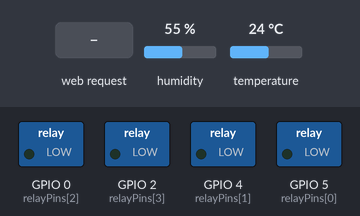
Recording of a sketch running on a simulated ESP8266 (NodeMCU). On the bench: switched loads named in the sketch (green lamp = pin HIGH). Inputs (shaded band) come from the test bench; at power-on: humidity 55 %, temperature 24 °C. WiFi joins after 1.5 s; servers stay silent unless stated; what the sketch prints to the serial monitor is not drawn.

Above: at 0.0 s.
At 2.8 s:
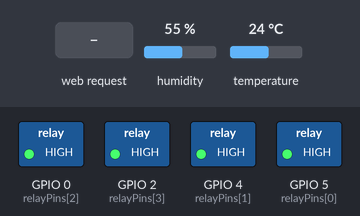
2.9 s: HTTP request GET /relay?ch=1&state=1 received
At 3.4 s:
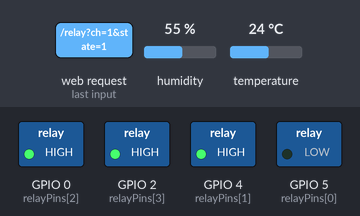
Timing chart, 0 to 5.9 s (numbered marks = the images above; inputs shaded):
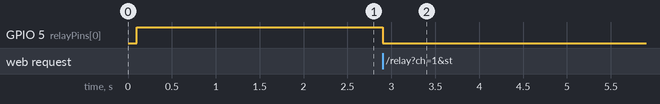

The sketch:

ESP_webserver.ino
```cpp
/*
  ESP8266 / ESP32 Web Server
  Kontrol 4 Relay + Monitoring DHT22

  Fitur:
  - Web control 4 relay
  - Monitoring suhu dan kelembapan DHT22
  - Status relay melalui HTTP API
  - Mendukung ESP8266 dan ESP32
*/

#include <DHT.h>
#include <math.h>

// ==========================================
// 1. PILIH BOARD OTOMATIS
// ==========================================

#if defined(ESP8266)

  #include <ESP8266WiFi.h>
  #include <ESP8266WebServer.h>

  ESP8266WebServer server(80);

  // NodeMCU ESP8266: D1, D2, D3, D4
  const uint8_t relayPins[4] = {5, 4, 0, 2};

  // D5
  const uint8_t DHT_PIN = 14;

#elif defined(ESP32)

  #include <WiFi.h>
  #include <WebServer.h>

  WebServer server(80);

  const uint8_t relayPins[4] = {16, 17, 18, 19};
  const uint8_t DHT_PIN = 4;

#else
  #error "Pilih board ESP8266 atau ESP32 di Arduino IDE"
#endif

// ==========================================
// 2. KONFIGURASI WIFI
// ==========================================

const char* ssid     = "hotspot@unama";
const char* password = "";

// ==========================================
// 3. KONFIGURASI RELAY
// ==========================================

// true  = relay aktif ketika pin LOW
// false = relay aktif ketika pin HIGH
const bool RELAY_ACTIVE_LOW = true;

const uint8_t RELAY_COUNT = 4;
bool relayState[RELAY_COUNT] = {false, false, false, false};

// ==========================================
// 4. KONFIGURASI DHT22
// ==========================================

#define DHT_TYPE DHT22

DHT dht(DHT_PIN, DHT_TYPE);

float temperatureC = NAN;
float humidity = NAN;

unsigned long lastDhtRead = 0;
const unsigned long DHT_INTERVAL_MS = 2500;
bool dhtReadOnce = false;

// ==========================================
// 5. STATUS WIFI DAN SERVER
// ==========================================

bool serverStarted = false;
unsigned long lastWiFiRetry = 0;

// ==========================================
// 6. HALAMAN WEB
// ==========================================

const char PAGE[] PROGMEM = R"rawliteral(
<!DOCTYPE html>
<html lang="id">
<head>
  <meta charset="UTF-8">
  <meta name="viewport"
        content="width=device-width, initial-scale=1.0">

  <title>ESP IoT Control Panel</title>

  <style>
    * {
      box-sizing: border-box;
    }

    body {
      font-family: Arial, sans-serif;
      background: #f1f5f9;
      color: #1e293b;
      margin: 0;
      padding: 20px;
    }

    .container {
      max-width: 850px;
      margin: auto;
    }

    h1 {
      text-align: center;
      color: #0f172a;
    }

    .subtitle {
      text-align: center;
      color: #64748b;
      margin-bottom: 25px;
    }

    .sensor-grid,
    .relay-grid {
      display: grid;
      grid-template-columns: repeat(2, 1fr);
      gap: 15px;
    }

    .card {
      background: white;
      padding: 20px;
      border-radius: 14px;
      box-shadow: 0 3px 12px rgba(0,0,0,0.07);
      margin-bottom: 15px;
    }

    .sensor-label {
      color: #64748b;
      font-size: 14px;
    }

    .sensor-value {
      font-size: 30px;
      font-weight: bold;
      margin-top: 10px;
    }

    .unit {
      font-size: 16px;
      color: #64748b;
    }

    h2 {
      font-size: 20px;
      margin-top: 0;
    }

    .relay-status {
      font-weight: bold;
      margin: 12px 0;
    }

    .on {
      color: #16a34a;
    }

    .off {
      color: #dc2626;
    }

    button {
      border: none;
      border-radius: 8px;
      padding: 11px 20px;
      margin: 4px;
      font-size: 14px;
      font-weight: bold;
      cursor: pointer;
      color: white;
    }

    .btn-on {
      background: #16a34a;
    }

    .btn-off {
      background: #dc2626;
    }

    button:disabled {
      opacity: 0.5;
      cursor: wait;
    }

    .footer {
      text-align: center;
      color: #64748b;
      font-size: 12px;
      margin-top: 20px;
    }

    @media (max-width: 480px) {
      body {
        padding: 12px;
      }

      .sensor-grid,
      .relay-grid {
        grid-template-columns: 1fr;
      }
    }
  </style>
</head>

<body>
<div class="container">

  <h1>ESP IoT Control Panel</h1>
  <p class="subtitle">
    Kontrol 4 Relay dan Monitoring DHT22
  </p>

  <h2>Monitoring Sensor</h2>

  <div class="sensor-grid">
    <div class="card">
      <div class="sensor-label">Suhu</div>
      <div class="sensor-value">
        <span id="temperature">--</span>
        <span class="unit">°C</span>
      </div>
    </div>

    <div class="card">
      <div class="sensor-label">Kelembapan</div>
      <div class="sensor-value">
        <span id="humidity">--</span>
        <span class="unit">%</span>
      </div>
    </div>
  </div>

  <h2>Kontrol Relay</h2>

  <div class="relay-grid">

    <div class="card">
      <h2>Relay 1</h2>
      <div class="relay-status off" id="status1">OFF</div>
      <button class="btn-on" onclick="setRelay(1,1)">ON</button>
      <button class="btn-off" onclick="setRelay(1,0)">OFF</button>
    </div>

    <div class="card">
      <h2>Relay 2</h2>
      <div class="relay-status off" id="status2">OFF</div>
      <button class="btn-on" onclick="setRelay(2,1)">ON</button>
      <button class="btn-off" onclick="setRelay(2,0)">OFF</button>
    </div>

    <div class="card">
      <h2>Relay 3</h2>
      <div class="relay-status off" id="status3">OFF</div>
      <button class="btn-on" onclick="setRelay(3,1)">ON</button>
      <button class="btn-off" onclick="setRelay(3,0)">OFF</button>
    </div>

    <div class="card">
      <h2>Relay 4</h2>
      <div class="relay-status off" id="status4">OFF</div>
      <button class="btn-on" onclick="setRelay(4,1)">ON</button>
      <button class="btn-off" onclick="setRelay(4,0)">OFF</button>
    </div>

  </div>

  <div class="footer">
    ESP8266 / ESP32 Web Server | Pembaruan otomatis
  </div>

</div>

<script>
  async function updateStatus() {
    try {
      const response = await fetch('/api/status', {
        cache: 'no-store'
      });

      if (!response.ok) {
        throw new Error('Gagal membaca status');
      }

      const data = await response.json();

      document.getElementById('temperature').textContent =
        data.temperature === null
          ? '--'
          : Number(data.temperature).toFixed(1);

      document.getElementById('humidity').textContent =
        data.humidity === null
          ? '--'
          : Number(data.humidity).toFixed(1);

      data.relays.forEach((isOn, index) => {
        const statusElement =
          document.getElementById('status' + (index + 1));

        statusElement.textContent = isOn ? 'ON' : 'OFF';
        statusElement.className =
          'relay-status ' + (isOn ? 'on' : 'off');
      });

    } catch (error) {
      console.error('Status error:', error);
    }
  }

  async function setRelay(channel, state) {
    try {
      const response = await fetch(
        '/relay?ch=' + channel + '&state=' + state,
        { cache: 'no-store' }
      );

      if (!response.ok) {
        throw new Error('Perintah relay gagal');
      }

      const data = await response.json();

      data.relays.forEach((isOn, index) => {
        const statusElement =
          document.getElementById('status' + (index + 1));

        statusElement.textContent = isOn ? 'ON' : 'OFF';
        statusElement.className =
          'relay-status ' + (isOn ? 'on' : 'off');
      });

      document.getElementById('temperature').textContent =
        data.temperature === null
          ? '--'
          : Number(data.temperature).toFixed(1);

      document.getElementById('humidity').textContent =
        data.humidity === null
          ? '--'
          : Number(data.humidity).toFixed(1);

    } catch (error) {
      alert('Gagal mengirim perintah. Periksa koneksi Wi-Fi.');
      console.error(error);
    }
  }

  updateStatus();
  setInterval(updateStatus, 2000);
</script>
</body>
</html>
)rawliteral";

// ==========================================
// 7. FUNGSI KONTROL RELAY
// ==========================================

void writeRelay(uint8_t index, bool turnOn) {
  if (index >= RELAY_COUNT) {
    return;
  }

  relayState[index] = turnOn;

  uint8_t outputLevel;

  if (RELAY_ACTIVE_LOW) {
    outputLevel = turnOn ? LOW : HIGH;
  } else {
    outputLevel = turnOn ? HIGH : LOW;
  }

  digitalWrite(relayPins[index], outputLevel);
}

// ==========================================
// 8. MEMBACA SENSOR DHT22
// ==========================================

void updateDHT() {
  unsigned long now = millis();

  if (!dhtReadOnce ||
      now - lastDhtRead >= DHT_INTERVAL_MS) {

    lastDhtRead = now;
    dhtReadOnce = true;

    float newHumidity = dht.readHumidity();
    float newTemperature = dht.readTemperature();

    if (isnan(newHumidity) || isnan(newTemperature)) {
      temperatureC = NAN;
      humidity = NAN;

      Serial.println("Gagal membaca sensor DHT22.");
    } else {
      temperatureC = newTemperature;
      humidity = newHumidity;

      Serial.print("Suhu: ");
      Serial.print(temperatureC);
      Serial.print(" C | Kelembapan: ");
      Serial.print(humidity);
      Serial.println(" %");
    }
  }
}

// ==========================================
// 9. MEMBUAT JSON STATUS
// ==========================================

String makeStatusJSON() {
  updateDHT();

  String tempValue = isnan(temperatureC)
                       ? "null"
                       : String(temperatureC, 1);

  String humidityValue = isnan(humidity)
                           ? "null"
                           : String(humidity, 1);

  String json = "{\"temperature\":";
  json += tempValue;
  json += ",\"humidity\":";
  json += humidityValue;
  json += ",\"relays\":[";

  for (uint8_t i = 0; i < RELAY_COUNT; i++) {
    if (i > 0) {
      json += ",";
    }

    json += relayState[i] ? "true" : "false";
  }

  json += "]}";

  return json;
}

// ==========================================
// 10. HANDLER HALAMAN WEB
// ==========================================

void handleRoot() {
  server.send_P(200, "text/html", PAGE);
}

// ==========================================
// 11. API STATUS SENSOR DAN RELAY
// ==========================================

void handleStatus() {
  server.send(
    200,
    "application/json",
    makeStatusJSON()
  );
}

// ==========================================
// 12. API KONTROL RELAY
// URL contoh:
// /relay?ch=1&state=1  -> Relay 1 ON
// /relay?ch=1&state=0  -> Relay 1 OFF
// ==========================================

void handleRelay() {
  if (!server.hasArg("ch") ||
      !server.hasArg("state")) {

    server.send(
      400,
      "text/plain",
      "Parameter ch dan state wajib diisi"
    );

    return;
  }

  int channel = server.arg("ch").toInt();
  String state = server.arg("state");

  if (channel < 1 || channel > RELAY_COUNT ||
      (state != "0" && state != "1")) {

    server.send(
      400,
      "text/plain",
      "Parameter tidak valid"
    );

    return;
  }

  bool turnOn = (state == "1");

  writeRelay(channel - 1, turnOn);

  Serial.print("Relay ");
  Serial.print(channel);
  Serial.println(turnOn ? " ON" : " OFF");

  server.send(
    200,
    "application/json",
    makeStatusJSON()
  );
}

// ==========================================
// 13. MEMULAI WEB SERVER
// ==========================================

void startWebServer() {
  if (serverStarted) {
    return;
  }

  server.begin();
  serverStarted = true;

  Serial.println();
  Serial.println("Web server aktif.");
  Serial.print("Alamat web: http://");
  Serial.println(WiFi.localIP());
}

// ==========================================
// 14. SETUP
// ==========================================

void setup() {
  Serial.begin(115200);
  delay(100);

  Serial.println();
  Serial.println("Memulai ESP IoT Web Server...");

  // Siapkan seluruh relay dalam kondisi OFF.
  // Atur level keluaran sebelum mengaktifkan OUTPUT
  // untuk mengurangi kemungkinan relay aktif sesaat.
  for (uint8_t i = 0; i < RELAY_COUNT; i++) {
    uint8_t offLevel =
      RELAY_ACTIVE_LOW ? HIGH : LOW;

    digitalWrite(relayPins[i], offLevel);
    pinMode(relayPins[i], OUTPUT);

    relayState[i] = false;
  }

  // Inisialisasi DHT22.
  dht.begin();

  // Daftarkan URL web server.
  server.on("/", HTTP_GET, handleRoot);
  server.on("/api/status", HTTP_GET, handleStatus);
  server.on("/relay", HTTP_GET, handleRelay);

  server.onNotFound([]() {
    server.send(404, "text/plain", "Halaman tidak ditemukan");
  });

  // Hubungkan ESP ke Wi-Fi.
  WiFi.mode(WIFI_STA);
  WiFi.begin(ssid, password);

  lastWiFiRetry = millis();

  Serial.print("Menghubungkan ke Wi-Fi");

  // Tidak menunggu tanpa batas jika Wi-Fi gagal.
  unsigned long startAttempt = millis();

  while (WiFi.status() != WL_CONNECTED &&
         millis() - startAttempt < 15000) {

    delay(500);
    Serial.print(".");
  }

  if (WiFi.status() == WL_CONNECTED) {
    Serial.println();
    Serial.println("Wi-Fi terhubung.");

    startWebServer();
  } else {
    Serial.println();
    Serial.println("Wi-Fi belum terhubung.");
    Serial.println("ESP akan mencoba kembali.");
  }
}

// ==========================================
// 15. LOOP
// ==========================================

void loop() {
  if (WiFi.status() == WL_CONNECTED) {

    if (!serverStarted) {
      startWebServer();
    }

    server.handleClient();

  } else {
    // Coba menghubungkan kembali setiap 10 detik.
    if (millis() - lastWiFiRetry >= 10000) {
      lastWiFiRetry = millis();

      Serial.println("Mencoba menghubungkan Wi-Fi...");
      WiFi.reconnect();
    }
  }
}
```

Measured:
- after the input at 2.9 s, GPIO 5 (relayPins[0]): HIGH → LOW at once
